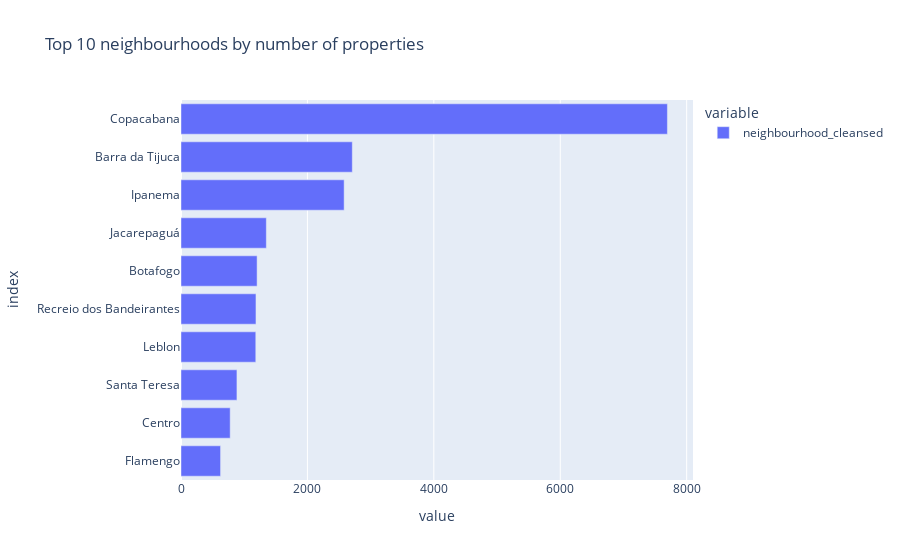

Notebook code cell kept with this figure:
### Markdown cell above
1. Top neighbourhoods in number of properties

### Code cell
fig = px.bar(df.neighbourhood_cleansed.value_counts()[:10], orientation='h', title="Top 10 neighbourhoods by number of properties")
fig.update_yaxes(categoryorder='total ascending')

### Figure 1 — Plotly figure (JSON) as saved in the notebook; plotly's stock layout.template omitted (floating-point values rounded to 4 significant figures)
{"data": [{"alignmentgroup": "True", "hovertemplate": "variable=neighbourhood_cleansed<br>value=%{x}<br>index=%{y}<extra></extra>", "legendgroup": "neighbourhood_cleansed", "marker": {"color": "#636efa"}, "name": "neighbourhood_cleansed", "offsetgroup": "neighbourhood_cleansed", "orientation": "h", "showlegend": true, "textposition": "auto", "type": "bar", "x": [7695, 2710, 2581, 1350, 1204, 1186, 1183, 885, 778, 626], "xaxis": "x", "y": ["Copacabana", "Barra da Tijuca", "Ipanema", "Jacarepaguá", "Botafogo", "Recreio dos Bandeirantes", "Leblon", "Santa Teresa", "Centro", "Flamengo"], "yaxis": "y"}], "layout": {"barmode": "relative", "legend": {"title": {"text": "variable"}, "tracegroupgap": 0}, "title": {"text": "Top 10 neighbourhoods by number of properties"}, "xaxis": {"anchor": "y", "domain": [0, 1], "title": {"text": "value"}}, "yaxis": {"anchor": "x", "categoryorder": "total ascending", "domain": [0, 1], "title": {"text": "index"}}}}
